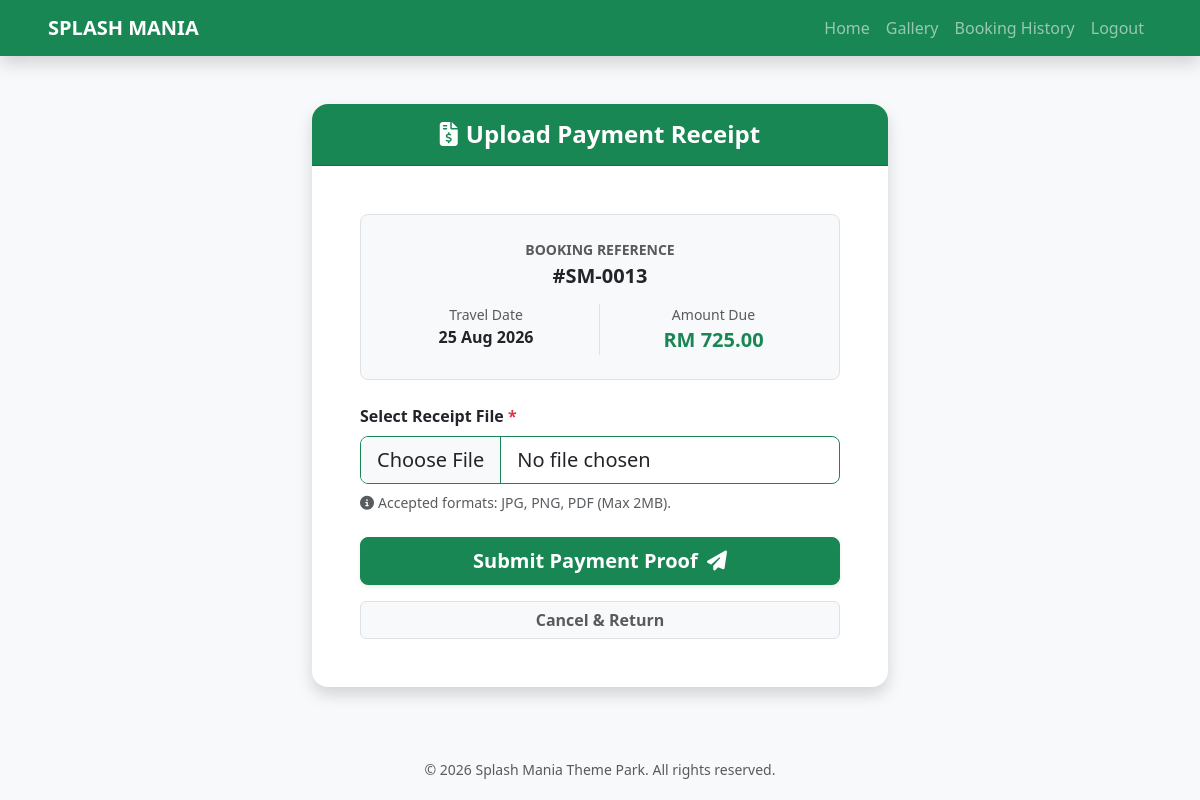
/upload_receipt.php?id=13 (signed in), run on the app's committed database.
### tables this page shows
CREATE TABLE `bookings` (
  `id` int(11) NOT NULL,
  `user_id` int(11) NOT NULL,
  `booking_date` date NOT NULL,
  `total_price` decimal(10,2) NOT NULL,
  `created_at` datetime DEFAULT current_timestamp(),
  `status` enum('Pending','Paid','Confirm','Rejected','Re-upload') NOT NULL DEFAULT 'Pending',
  `receipt_path` varchar(255) DEFAULT NULL
);

### upload_receipt.php (the view, shortened to what this page needs)
<?php
include 'db.php';
$user_id = $_SESSION['user_id'];
$booking_id = isset($_GET['id']) ? (int)$_GET['id'] : (isset($_POST['booking_id']) ? (int)$_POST['booking_id'] : 0);
$stmt = $conn->prepare("SELECT * FROM bookings WHERE id = ? AND user_id = ? AND status IN ('Pending', 'Rejected')");
$stmt->bind_param("ii", $booking_id, $user_id);
$stmt->execute();
$booking = $stmt->get_result()->fetch_assoc();
include 'header.php';
include 'navbar.php';
?>
<div class="content-wrapper">
    <div class="container mt-5 mb-5" style="max-width: 600px;">
        <div class="card shadow border-0 rounded-4">
            <div class="card-header bg-success text-white text-center py-3 rounded-top-4">
                <h4 class="mb-0 fw-bold"><i class="fa-solid fa-file-invoice-dollar me-2"></i>Upload Payment Receipt</h4>
            </div>
            <div class="card-body p-4 p-md-5">
                <div class="bg-light p-4 rounded-3 mb-4 text-center border">
                    <p class="text-muted small fw-bold text-uppercase mb-1">Booking Reference</p>
                    <h5 class="fw-bold text-dark mb-3">#SM-<?= str_pad($booking['id'], 4, '0', STR_PAD_LEFT) ?></h5>
                    <div class="row">
                        <div class="col-6 border-end">
                            <span class="text-muted small d-block">Travel Date</span>
                            <strong class="text-dark"><?= date("d M Y", strtotime($booking['booking_date'])) ?></strong>
                        </div>
                        <div class="col-6">
                            <span class="text-muted small d-block">Amount Due</span>
                            <strong class="text-success fs-5">RM <?= number_format($booking['total_price'], 2) ?></strong>
                        </div>
                    </div>
                </div>
                <form method="POST" enctype="multipart/form-data">
                    <div class="mb-4">
                        <label class="form-label fw-bold text-dark">Select Receipt File <span class="text-danger">*</span></label>
                        <input type="file" name="receipt" class="form-control form-control-lg border-success" accept=".jpg,.png,.pdf" required>
                        <div class="form-text mt-2"><i class="fa-solid fa-circle-info me-1"></i>Accepted formats: JPG, PNG, PDF (Max 2MB).</div>
                    </div>
                    <div class="d-grid gap-2">
                        <button type="submit" name="upload" class="btn btn-success btn-lg fw-bold shadow-sm">
                            Submit Payment Proof <i class="fa-solid fa-paper-plane ms-1"></i>
                        </button>
                        <a href="history.php" class="btn btn-light border fw-bold text-muted mt-2">Cancel & Return</a>
                    </div>
                </form>
            </div>
        </div>
    </div>
</div>
<?php include 'footer.php'; ?>

### data on the page
bookings: id "0013", booking_date "25 Aug 2026", total_price "725.00"
